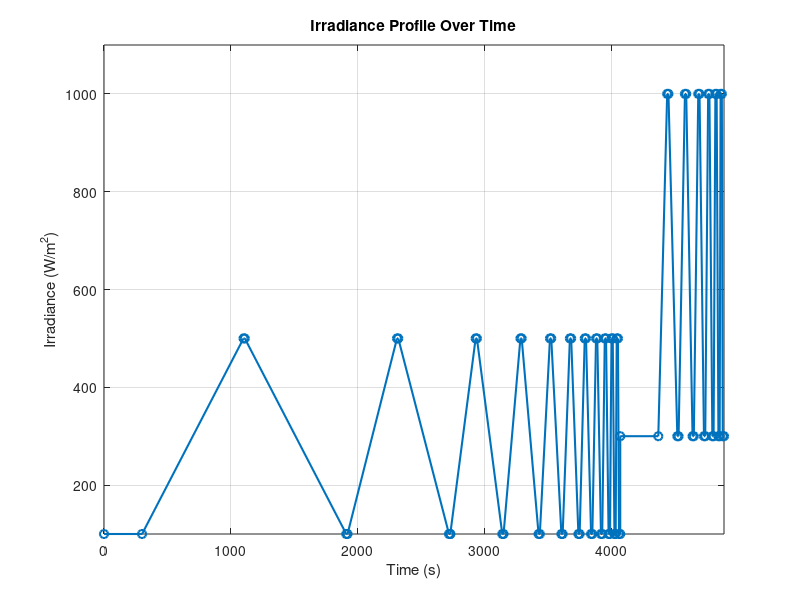

Recreate this plot in MATLAB.
% MATLAB Code to Plot Time vs Irradiance

% Define time and irradiance values
time = [0
300
1100
1110
1910
1920
2310
2320
2720
2730
2730
2930
2940
3140
3150
3283
3293
3426
3436
3516
3526
3606
3616
3673
3683
3740
3750
3790
3800
3840
3850
3879
3889
3918
3928
3948
3958
3978
3988
4001
4011
4024
4034
4042
4052
4060
4070
4070
4370
4440
4450
4520
4530
4580
4590
4640
4650
4685
4695
4730
4740
4763
4773
4796
4806
4820
4830
4844
4854
4861
4871
4878
4888];

irradiance = [100
100
500
500
100
100
500
500
100
100
100
500
500
100
100
500
500
100
100
500
500
100
100
500
500
100
100
500
500
100
100
500
500
100
100
500
500
100
100
500
500
100
100
500
500
100
100
300
300
1000
1000
300
300
1000
1000
300
300
1000
1000
300
300
1000
1000
300
300
1000
1000
300
300
1000
1000
300
300];

% Create the plot
figure;
plot(time, irradiance, 'o-', 'LineWidth', 1.5, 'MarkerSize', 6);
xlabel('Time (s)');
ylabel('Irradiance (W/m^2)');
title('Irradiance Profile Over Time');
grid on;
xlim([min(time) max(time)]);
ylim([min(irradiance) max(irradiance) + 100]);
